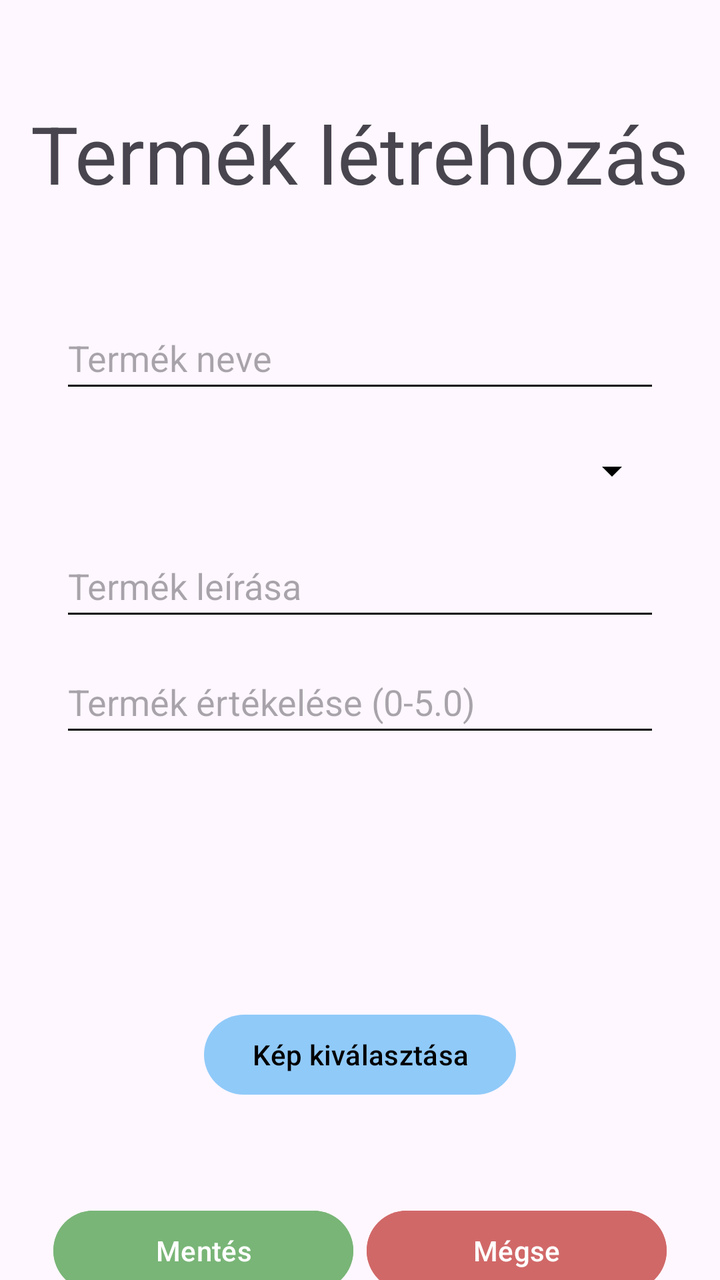
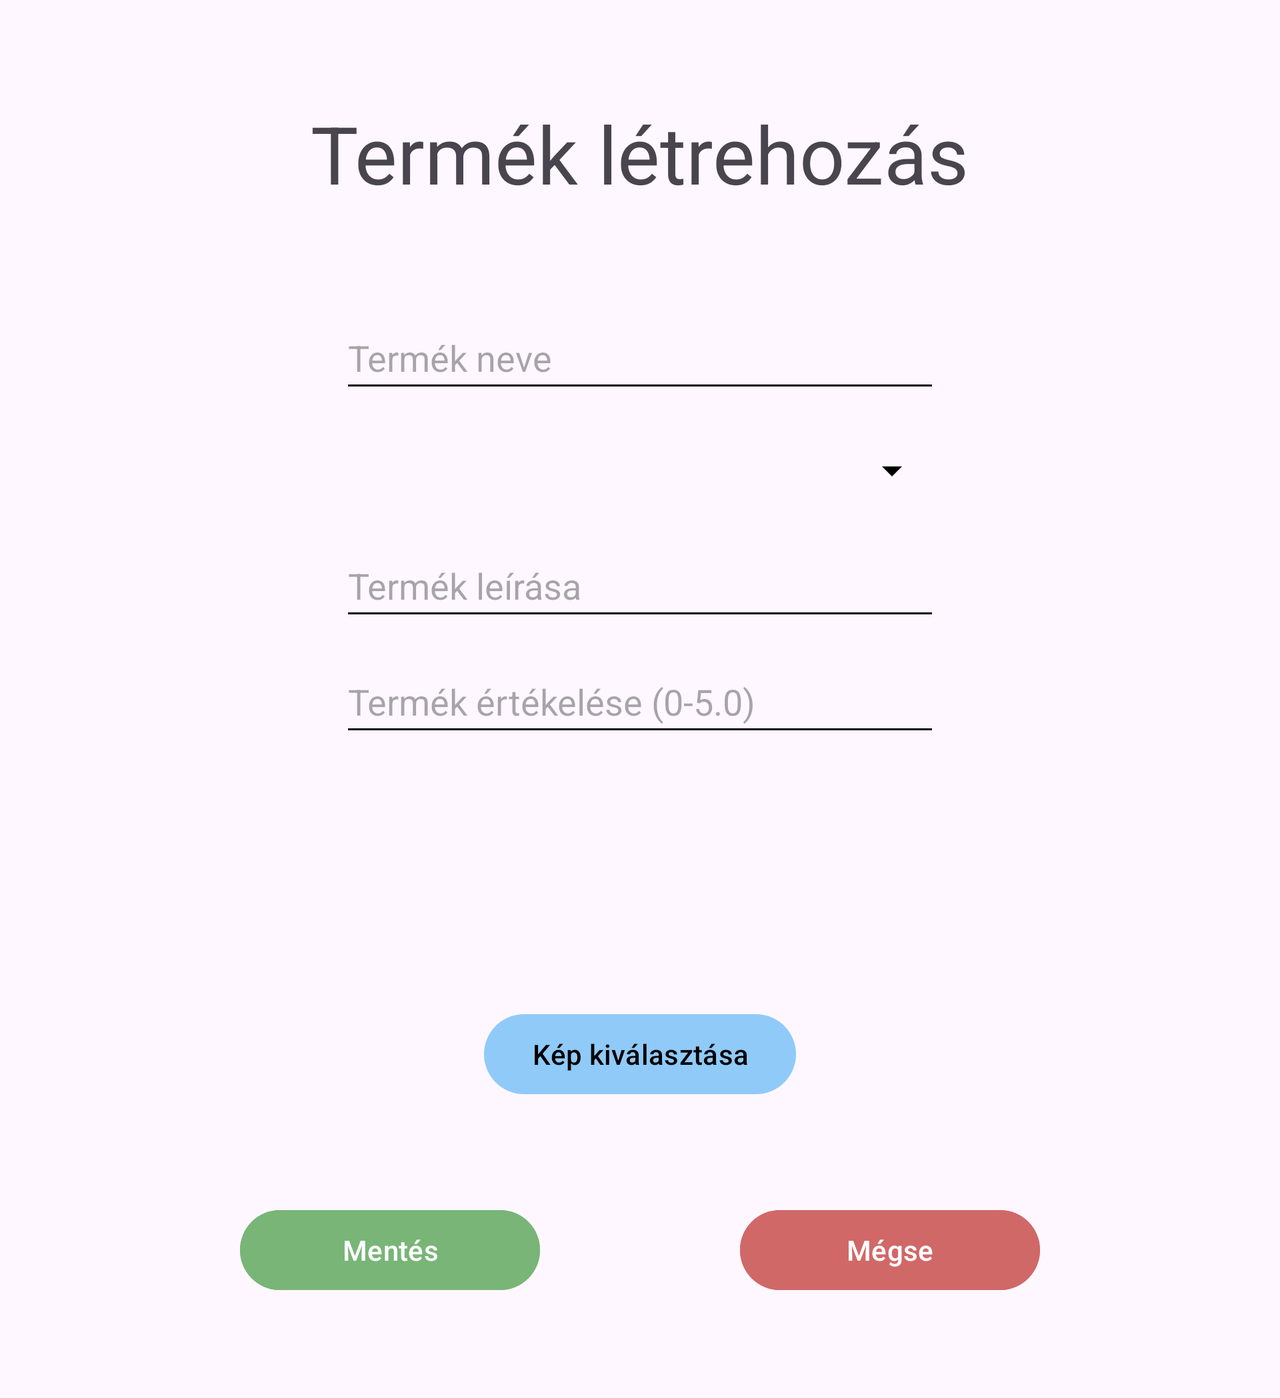

First picture: res/layout/ on a phone held upright. Second picture: the repository's own variant of that layout, on a device whose configuration matches the variant's folder. Source for both follows.
<!-- AndroidManifest.xml: application theme Theme.Arukereso -->
<!-- res/layout/activity_product_creating.xml -->
<?xml version="1.0" encoding="utf-8"?>
<androidx.constraintlayout.widget.ConstraintLayout xmlns:android="http://schemas.android.com/apk/res/android"
    xmlns:app="http://schemas.android.com/apk/res-auto"
    xmlns:tools="http://schemas.android.com/tools"
    android:id="@+id/main"
    android:layout_width="match_parent"
    android:layout_height="match_parent"
    tools:context=".activities.store.StoreCreatingActivity">

    <TextView
        android:textSize="40sp"
        android:id="@+id/textView"
        android:layout_width="wrap_content"
        android:layout_height="wrap_content"
        android:layout_marginTop="50dp"
        android:text="Termék létrehozás"
        app:layout_constraintEnd_toEndOf="parent"
        app:layout_constraintStart_toStartOf="parent"
        app:layout_constraintTop_toTopOf="parent" />

    <EditText
        android:id="@+id/product_name_editText"
        android:layout_width="@dimen/inputwidth"
        android:layout_height="wrap_content"
        android:layout_marginTop="50dp"
        android:autofillHints="product name"
        android:hint="Termék neve"
        android:minHeight="48dp"
        app:layout_constraintEnd_toEndOf="parent"
        app:layout_constraintStart_toStartOf="parent"
        app:layout_constraintTop_toBottomOf="@+id/textView" />

    <Spinner
        android:id="@+id/product_category_spinner"
        android:layout_width="@dimen/inputwidth"
        android:layout_height="wrap_content"
        android:layout_marginTop="10dp"
        android:minHeight="48dp"
        app:layout_constraintEnd_toEndOf="parent"
        app:layout_constraintStart_toStartOf="parent"
        app:layout_constraintTop_toBottomOf="@+id/product_name_editText" />

    <EditText
        android:id="@+id/product_description_editText"
        android:layout_width="@dimen/inputwidth"
        android:layout_height="wrap_content"
        android:layout_marginTop="8dp"
        android:autofillHints="description"
        android:hint="Termék leírása"
        android:inputType="textMultiLine"
        android:minHeight="48dp"
        app:layout_constraintEnd_toEndOf="parent"
        app:layout_constraintStart_toStartOf="parent"
        app:layout_constraintTop_toBottomOf="@+id/product_category_spinner" />

    <EditText
        android:id="@+id/product_rating_editText"
        android:layout_width="@dimen/inputwidth"
        android:layout_height="wrap_content"
        android:layout_marginTop="10dp"
        android:autofillHints="rating"
        android:hint="Termék értékelése (0-5.0)"
        android:inputType="numberDecimal"
        android:minHeight="48dp"
        app:layout_constraintEnd_toEndOf="parent"
        app:layout_constraintStart_toStartOf="parent"
        app:layout_constraintTop_toBottomOf="@+id/product_description_editText" />

    <ImageView
        android:id="@+id/product_imageView"
        android:layout_width="100dp"
        android:layout_height="100dp"
        android:layout_marginTop="20dp"
        android:background="@drawable/icon_new_product"
        app:layout_constraintEnd_toEndOf="parent"
        app:layout_constraintStart_toStartOf="parent"
        app:layout_constraintTop_toBottomOf="@+id/product_rating_editText" />

    <Button
        android:id="@+id/product_image_button"
        android:layout_width="wrap_content"
        android:layout_height="wrap_content"
        android:layout_marginTop="10dp"
        android:text="Kép kiválasztása"
        android:textColor="@color/black"
        app:layout_constraintEnd_toEndOf="parent"
        app:layout_constraintStart_toStartOf="parent"
        app:layout_constraintTop_toBottomOf="@+id/product_imageView" />


    <Button
        android:id="@+id/product_create_button"
        android:layout_width="@dimen/buttonwidth"
        android:layout_height="wrap_content"
        android:layout_marginStart="20dp"
        android:layout_marginTop="50dp"
        android:backgroundTint="#79B577"
        android:text="Mentés"
        app:layout_constraintEnd_toStartOf="@+id/cancelButton"
        app:layout_constraintStart_toStartOf="parent"
        app:layout_constraintTop_toBottomOf="@+id/product_image_button" />

    <Button
        android:id="@+id/cancelButton"
        android:layout_width="@dimen/buttonwidth"
        android:layout_height="wrap_content"
        android:layout_marginTop="50dp"
        android:layout_marginEnd="20dp"
        android:backgroundTint="#D16868"
        android:onClick="cancel"
        android:text="@string/cancel"
        app:layout_constraintEnd_toEndOf="parent"
        app:layout_constraintStart_toEndOf="@+id/product_create_button"
        app:layout_constraintTop_toBottomOf="@+id/product_image_button" />


</androidx.constraintlayout.widget.ConstraintLayout>
<!-- resources referenced by this layout -->
<resources>
  <color name="black">#FF000000</color>
  <dimen name="buttonwidth">150sp</dimen>
  <dimen name="inputwidth">300sp</dimen>
  <string name="cancel">Mégse</string>
  <style name="Theme.Arukereso" parent="Base.Theme.Arukereso" />
  <style name="Base.Theme.Arukereso" parent="Theme.Material3.DayNight.NoActionBar">
          <item name="colorPrimary">#90CAF9</item>
          <item name="colorOnPrimary">#FFFFFF</item>
          <item name="colorControlNormal">#000000</item>
          
          
      </style>
</resources>
<!-- res/layout-land/activity_product_creating.xml (the repository's variant of the layout above) -->
<!-- drawn on the phone turned sideways -->
<?xml version="1.0" encoding="utf-8"?>
<ScrollView xmlns:android="http://schemas.android.com/apk/res/android"
    xmlns:app="http://schemas.android.com/apk/res-auto"
    xmlns:tools="http://schemas.android.com/tools"
    android:layout_width="match_parent"
    android:layout_height="match_parent"
    android:fillViewport="true">

    <androidx.constraintlayout.widget.ConstraintLayout
        android:id="@+id/main"
        android:layout_width="match_parent"
        android:layout_height="match_parent"
        tools:context=".activities.store.StoreCreatingActivity">

        <TextView
            android:textSize="40sp"
            android:id="@+id/textView"
            android:layout_width="wrap_content"
            android:layout_height="wrap_content"
            android:layout_marginTop="50dp"
            android:text="Termék létrehozás"
            app:layout_constraintEnd_toEndOf="parent"
            app:layout_constraintStart_toStartOf="parent"
            app:layout_constraintTop_toTopOf="parent" />

        <EditText
            android:id="@+id/product_name_editText"
            android:layout_width="@dimen/inputwidth"
            android:layout_height="wrap_content"
            android:layout_marginTop="50dp"
            android:autofillHints="product name"
            android:hint="Termék neve"
            android:minHeight="48dp"
            app:layout_constraintEnd_toEndOf="parent"
            app:layout_constraintStart_toStartOf="parent"
            app:layout_constraintTop_toBottomOf="@+id/textView" />

        <Spinner
            android:id="@+id/product_category_spinner"
            android:layout_width="@dimen/inputwidth"
            android:layout_height="wrap_content"
            android:layout_marginTop="10dp"
            android:minHeight="48dp"
            app:layout_constraintEnd_toEndOf="parent"
            app:layout_constraintStart_toStartOf="parent"
            app:layout_constraintTop_toBottomOf="@+id/product_name_editText" />

        <EditText
            android:id="@+id/product_description_editText"
            android:layout_width="@dimen/inputwidth"
            android:layout_height="wrap_content"
            android:layout_marginTop="8dp"
            android:autofillHints="description"
            android:hint="Termék leírása"
            android:inputType="textMultiLine"
            android:minHeight="48dp"
            app:layout_constraintEnd_toEndOf="parent"
            app:layout_constraintStart_toStartOf="parent"
            app:layout_constraintTop_toBottomOf="@+id/product_category_spinner" />

        <EditText
            android:id="@+id/product_rating_editText"
            android:layout_width="@dimen/inputwidth"
            android:layout_height="wrap_content"
            android:layout_marginTop="10dp"
            android:autofillHints="rating"
            android:hint="Termék értékelése (0-5.0)"
            android:inputType="numberDecimal"
            android:minHeight="48dp"
            app:layout_constraintEnd_toEndOf="parent"
            app:layout_constraintStart_toStartOf="parent"
            app:layout_constraintTop_toBottomOf="@+id/product_description_editText" />

        <ImageView
            android:id="@+id/product_imageView"
            android:layout_width="100dp"
            android:layout_height="100dp"
            android:layout_marginTop="20dp"
            android:background="@drawable/icon_new_product"
            app:layout_constraintEnd_toEndOf="parent"
            app:layout_constraintStart_toStartOf="parent"
            app:layout_constraintTop_toBottomOf="@+id/product_rating_editText" />

        <Button
            android:id="@+id/product_image_button"
            android:layout_width="wrap_content"
            android:layout_height="wrap_content"
            android:layout_marginTop="10dp"
            android:text="Kép kiválasztása"
            android:textColor="@color/black"
            app:layout_constraintEnd_toEndOf="parent"
            app:layout_constraintStart_toStartOf="parent"
            app:layout_constraintTop_toBottomOf="@+id/product_imageView" />


        <Button
            android:id="@+id/product_create_button"
            android:layout_width="@dimen/buttonwidth"
            android:layout_height="wrap_content"
            android:layout_marginStart="20dp"
            android:layout_marginTop="50dp"
            android:layout_marginBottom="50dp"
            android:backgroundTint="#79B577"
            android:text="Mentés"
            app:layout_constraintBottom_toBottomOf="parent"
            app:layout_constraintEnd_toStartOf="@+id/cancelButton"
            app:layout_constraintStart_toStartOf="parent"
            app:layout_constraintTop_toBottomOf="@+id/product_image_button" />

        <Button
            android:id="@+id/cancelButton"
            android:layout_width="@dimen/buttonwidth"
            android:layout_height="wrap_content"
            android:layout_marginTop="50dp"
            android:layout_marginEnd="20dp"
            android:layout_marginBottom="50dp"
            android:backgroundTint="#D16868"
            android:onClick="cancel"
            android:text="@string/cancel"
            app:layout_constraintBottom_toBottomOf="parent"
            app:layout_constraintEnd_toEndOf="parent"
            app:layout_constraintStart_toEndOf="@+id/product_create_button"
            app:layout_constraintTop_toBottomOf="@+id/product_image_button" />


    </androidx.constraintlayout.widget.ConstraintLayout>



</ScrollView>
